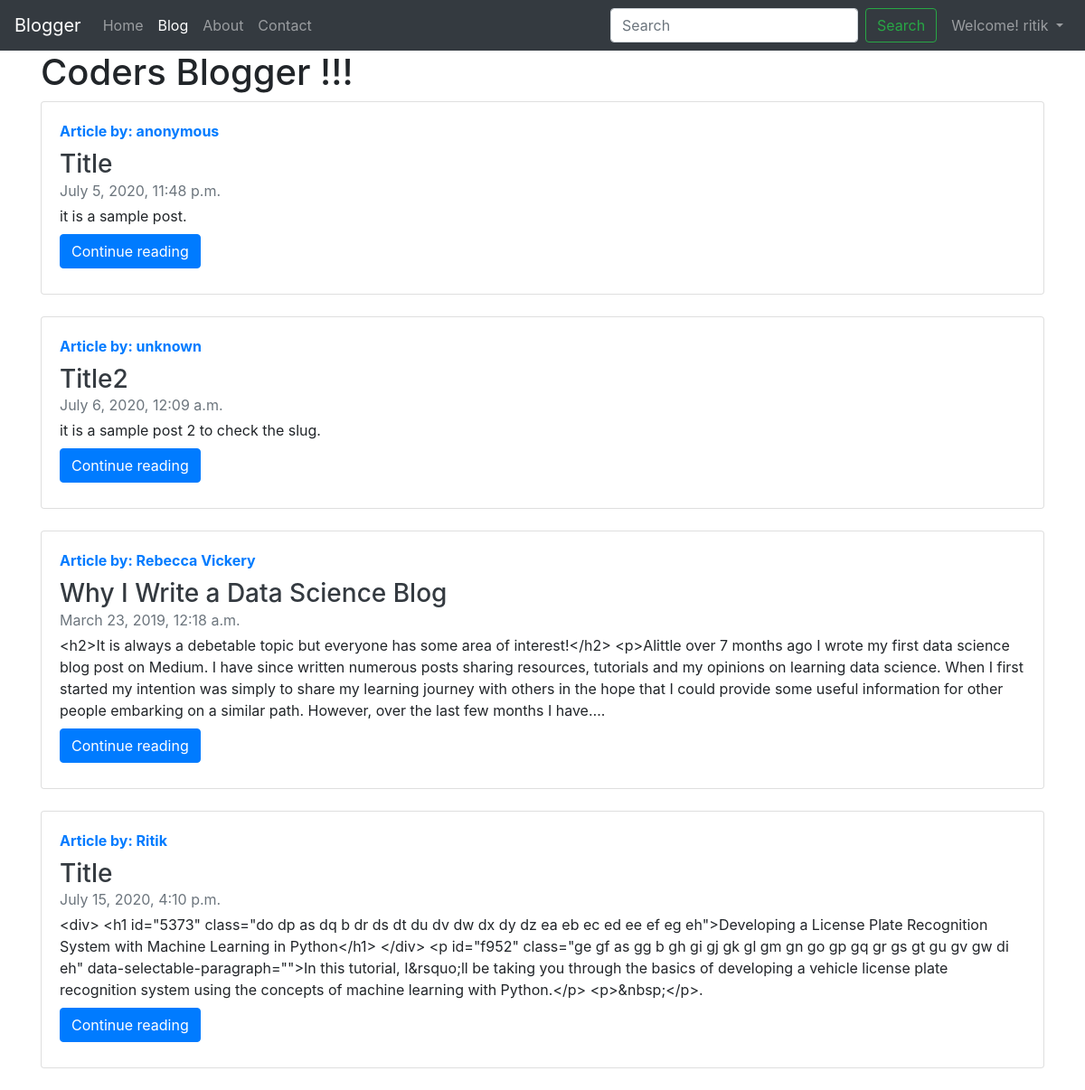
Page /blog/ (signed in) on the committed database.
### blog/models.py (models this page shows)
class Post(models.Model):
    sno = models.AutoField(primary_key=True)
    title = models.CharField(max_length=250)
    content = models.TextField()
    author = models.CharField(max_length=20)
    slug = models.CharField(max_length=130, default='Anonymous')
    timeStamp = models.DateTimeField(blank=True)
    def __str__(self):
        return 'by: '+self.author

### blog/views.py (the view)
# urls.py: path('', views.blogHome, name="blogHome"),
def blogHome(request):
    allPosts = Post.objects.all()
    print(allPosts)
    context = {'allPosts': allPosts}
    return render(request, 'blog/blogHome.html', context)

### templates/blog/blogHome.html (shortened to what this page needs)
{% extends 'base.html'%}
{% block blogactive %}
active
{% endblock blogactive %}
{% block body %}
<div class="container">
    <div class="row">
        <div class="col">
            <h1>Coders Blogger
                !!!</h1>
        </div>
    </div>
    {% for post in allPosts %}
    <div class="row">
        <div class="col">
            <div class="card flex-md-row mb-4 box-shadow h-md-250">
                <div class="card-body d-flex flex-column align-items-start">
                    <strong class="d-inline-block mb-2 text-primary">Article by: {{post.author}}</strong>
                    <h3 class="mb-0">
                        <a class="text-dark" href="/blog/{{post.slug}}">{{post.title}}</a>
                    </h3>
                    <div class="mb-1 text-muted">{{post.timeStamp}}</div>
                    <p class="card-text mb-auto">{{post.content|truncatechars:500}}.</p>
                    <div class="my-2">
                        <a href="/blog/{{post.slug}}" role="button" class="btn btn-primary">Continue reading</a>
                    </div>
                </div>
            </div>
        </div>
    </div>
    {% endfor %}
</div>
{% endblock body %}

### templates/base.html (shortened to what this page needs)
<!DOCTYPE html>
<html lang="en">
<head>
    <link rel="stylesheet" href="https://stackpath.bootstrapcdn.com/bootstrap/4.5.0/css/bootstrap.min.css"
 />
</head>
<body>
    <nav class="navbar navbar-expand-lg navbar-dark bg-dark">
        <a class="navbar-brand" href="/">Blogger</a>
        <div class="collapse navbar-collapse" id="navbarSupportedContent">
            <ul class="navbar-nav mr-auto">
                <li class="nav-item {% block homeactive %}
                {% endblock homeactive %} ">
                    <a class="nav-link" href="/">Home <span class="sr-only">(current)</span></a>
                </li>
                <li class="nav-item {% block blogactive %}
                    {% endblock blogactive %}">
                    <a class="nav-link " href="/blog">Blog</a>
                </li>
                <li class="nav-item {% block aboutactive %}
                    {% endblock aboutactive %} ">
                    <a class="nav-link" href="/about">About</a>
                </li>
                <li class="nav-item {% block contactactive %}
                {% endblock contactactive %} ">
                    <a class="nav-link" href="/contact">Contact</a>
                </li>
            </ul>
            <form method="GET" action="/search/" class="form-inline my-2 my-lg-0">
                <input class="form-control mr-sm-2" type="search" placeholder="Search" aria-label="Search" name="query"
                    id="query" />
                <button class="btn btn-outline-success my-2 my-sm-0 mr-2" type="submit">
                    Search
                </button>
                {% if user.is_authenticated %}
                <ul class="navbar-nav mr-auto">
                    <li class="nav-item dropdown">
                        <a class="nav-link dropdown-toggle" href="#" id="navbarDropdown" role="button"
                            data-toggle="dropdown" aria-haspopup="true" aria-expanded="false">
                            Welcome! {{user.username}}
                        </a>
                    </li>
                </ul>
                {% endif %}
            </form>
        </div>
    </nav>
    {% block body %}
    {%endblock%}
</body>
</html>

### rows in the picture
Post: author "anonymous", title "Title", timeStamp "July 5, 2020, 11:48 p.m.", content "it is a sample post"
Post: author "unknown", title "Title2", timeStamp "July 6, 2020, 12:09 a.m.", content "it is a sample post 2 to check the slug"
Post: author "Rebecca Vickery", title "Why I Write a Data Science Blog", timeStamp "March 23, 2019, 12:18 a.m.", content "<h2>It is always a debetable topic but everyone has some area of interest!</h2> <p>Alittle over 7 months ago I wrote my first data science blog post on Medium. I have since written numerous posts sharing resources, tutorials and my opinions on learning data science. When I first started my intention was simply to share my learning journey with others in the hope that I could provide some useful information for other people embarking on a similar path. However, over the last few months I have…"
Post: author "Ritik", title "Title", timeStamp "July 15, 2020, 4:10 p.m.", content "<div> <h1 id=\"5373\" class=\"do dp as dq b dr ds dt du dv dw dx dy dz ea eb ec ed ee ef eg eh\">Developing a License Plate Recognition System with Machine Learning in Python</h1> </div> <p id=\"f952\" class=\"ge gf as gg b gh gi gj gk gl gm gn go gp gq gr gs gt gu gv gw di eh\" data-selectable-paragraph=\"\">In this tutorial, I&rsquo;ll be taking you through the basics of developing a vehicle license plate recognition system using the concepts of machine learning with Python.</p> <p>&nbsp;</p>"

### other values in the picture
{{ user.username }} "ritik"
